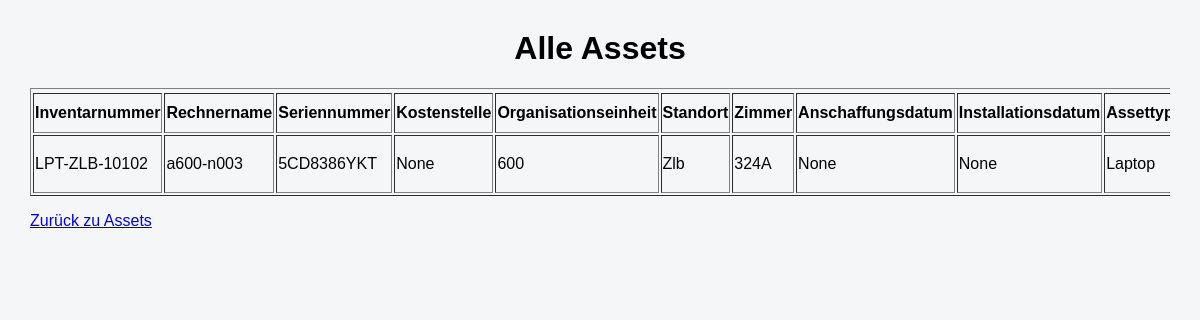
Before: /asset/anzeigen with the older database file.
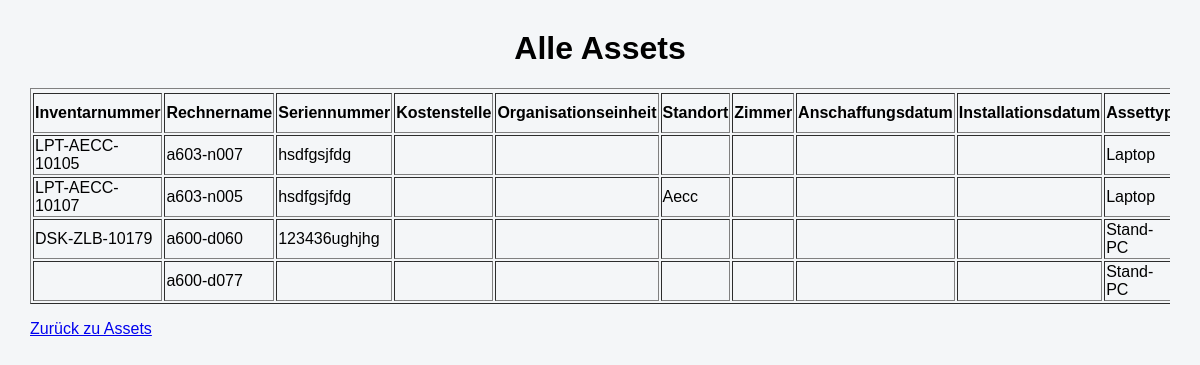
After: the same page with the newer database file.
### tables this page shows
CREATE TABLE assets (

    id INTEGER PRIMARY KEY,

    inventarnummer TEXT,
    rechnername TEXT,
    seriennummer TEXT,

    kostenstelle TEXT,
    organisationseinheit TEXT,

    standort TEXT,
    zimmer TEXT,

    anschaffungsdatum TEXT,
    installationsdatum TEXT,

    assettyp TEXT,
    verwendungsart TEXT,

    status TEXT,

    hersteller TEXT,
    modell TEXT,

    mac_adresse TEXT,
    garantie TEXT,

    verwaltungsart TEXT,

    prozessor TEXT,
    kerne_threads TEXT,

    ram TEXT,
    festplatte TEXT,

    betriebssystem TEXT,

    displaygroesse TEXT,
    dockingstation TEXT,

    anlagenummer TEXT,

    mitarbeiter TEXT,

    bemerkung TEXT

);

### app.py (the view)
@app.route("/asset/anzeigen")
def assets_anzeigen():
    verbindung = sqlite3.connect("asset_management.db")
    cursor = verbindung.cursor()
    cursor.execute("""
        SELECT *
        FROM assets
    """)
    assets = cursor.fetchall()
    print(assets)
    verbindung.close()
    return render_template(
        "assets_anzeigen.html",
        assets=assets
    )

### templates/assets_anzeigen.html (shortened to what this page needs)
<!DOCTYPE html>
<html>
<head>
    <link rel="stylesheet"
          href="{{ url_for('static', filename='style.css') }}">
</head>
<body>
<h1>Alle Assets</h1>
<div style="overflow-x: auto;">
<table border="1">
    <tr>
        <tr>
    <th>Inventarnummer</th>
    <th>Rechnername</th>
    <th>Seriennummer</th>
    <th>Kostenstelle</th>
    <th>Organisationseinheit</th>
    <th>Standort</th>
    <th>Zimmer</th>
    <th>Anschaffungsdatum</th>
    <th>Installationsdatum</th>
    <th>Assettyp</th>
</tr>
    </tr>
    {% for a in assets %}
    <tr>
       <td>{{ a[1] }}</td>
        <td>{{ a[2] }}</td>
        <td>{{ a[3] }}</td>
        <td>{{ a[4] }}</td>
        <td>{{ a[5] }}</td>
        <td>{{ a[6] }}</td>
        <td>{{ a[7] }}</td>
        <td>{{ a[8] }}</td>
        <td>{{ a[9] }}</td>
        <td>{{ a[10] }}</td>
    </tr>
    {% endfor %}
</table>
</div>
<p><a href="/assets">Zurück zu Assets</a></p>
</body>
</html>

### static/style.css (style rules this page uses)
body { font-family: Arial, sans-serif; background-color: #f4f6f8; margin: 30px; }
h1 { text-align: center; }

Changed rows visible on the page:
removed assets: inventarnummer "LPT-ZLB-10102", rechnername "a600-n003", seriennummer "5CD8386YKT", a "None", organisationseinheit "600", standort "Zlb", zimmer "324A", assettyp "Laptop"
added assets: inventarnummer "LPT-AECC-10105", rechnername "a603-n007", seriennummer "hsdfgsjfdg", assettyp "Laptop"
added assets: inventarnummer "LPT-AECC-10107", rechnername "a603-n005", seriennummer "hsdfgsjfdg", standort "Aecc", assettyp "Laptop"
added assets: inventarnummer "DSK-ZLB-10179", rechnername "a600-d060", seriennummer "123436ughjhg", assettyp "Stand-PC"
added assets: rechnername "a600-d077", assettyp "Stand-PC"
